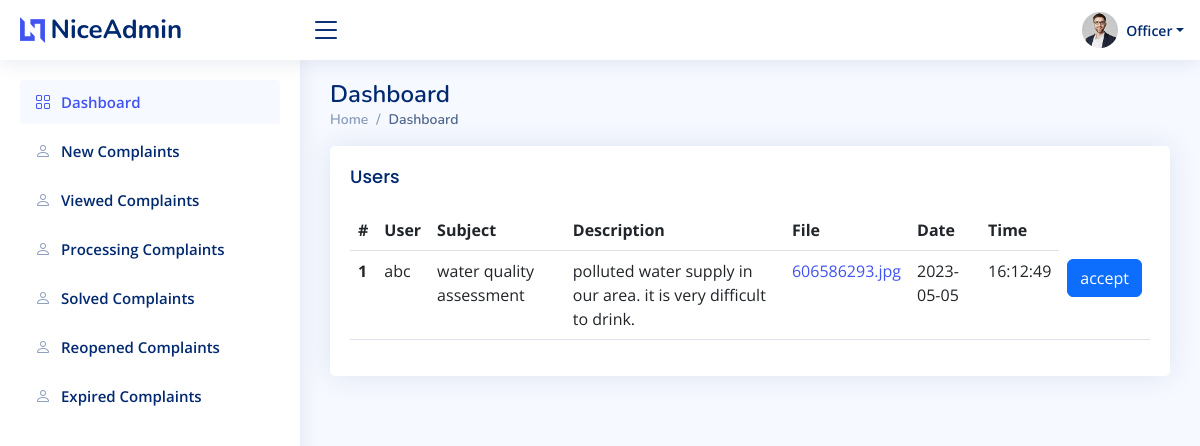
/new-complaints.php (signed in), run on the app's committed database.
### tables this page shows
CREATE TABLE `complaints` (
  `comp_id` int(11) NOT NULL,
  `login_id` int(11) NOT NULL,
  `department` varchar(100) NOT NULL,
  `subject` varchar(100) NOT NULL,
  `description` varchar(500) NOT NULL,
  `file` varchar(300) NOT NULL,
  `date` date NOT NULL DEFAULT current_timestamp(),
  `time` time NOT NULL DEFAULT current_timestamp(),
  `status` varchar(50) NOT NULL DEFAULT '0',
  `col_update` varchar(10) NOT NULL DEFAULT '0'
);

CREATE TABLE `users` (
  `user_id` int(11) NOT NULL,
  `login_id` int(11) NOT NULL,
  `name` varchar(30) NOT NULL,
  `address_user` varchar(100) NOT NULL,
  `mobile` varchar(15) NOT NULL,
  `district` varchar(26) NOT NULL,
  `taluk` varchar(20) NOT NULL,
  `village` varchar(20) NOT NULL,
  `email` varchar(50) NOT NULL
);

### new-complaints.php (the view, shortened to what this page needs)
<?php
include 'api/connection.php';
$log = $_SESSION['lid'];
$sql = mysqli_query($con,"select * from officers where login_id = '$log'");
$rw = mysqli_fetch_assoc($sql);
$dept = $rw['dept'];
$data = mysqli_query($con,"select * from complaints join users on users.login_id = complaints.login_id where status='0'and complaints.department='$dept'");
?>
<!DOCTYPE html>
<html lang="en">
<head>
  <link href="assets/vendor/bootstrap/css/bootstrap.min.css" rel="stylesheet">
  <link href="assets/vendor/bootstrap-icons/bootstrap-icons.css" rel="stylesheet">
  <link href="assets/vendor/boxicons/css/boxicons.min.css" rel="stylesheet">
  <link href="assets/vendor/quill/quill.snow.css" rel="stylesheet">
  <link href="assets/vendor/quill/quill.bubble.css" rel="stylesheet">
  <link href="assets/vendor/remixicon/remixicon.css" rel="stylesheet">
  <link href="assets/vendor/simple-datatables/style.css" rel="stylesheet">
  <link href="assets/css/style.css" rel="stylesheet">
</head>
<body>
 <?php include 'header1.php'; ?>
 <?php include 'sidebar1.php'; ?>
  <main id="main" class="main">
    <div class="pagetitle">
      <h1>Dashboard</h1>
      <nav>
        <ol class="breadcrumb">
          <li class="breadcrumb-item"><a href="index.html">Home</a></li>
          <li class="breadcrumb-item active">Dashboard</li>
        </ol>
      </nav>
    </div>
    <section class="section dashboard">
      <section class="section">
      <div class="row">
        <div class="col-lg-12">
          <div class="card">
            <div class="card-body">
              <h5 class="card-title">Users</h5>
              <table class="table datatable">
                <thead>
                  <tr>
                    <th scope="col">#</th>
                    <th scope="col">User</th>
                    <th scope="col">Subject</th>
                    <th scope="col">Description</th>
                    <th scope="col">File</th>
                    <th>Date</th>
                    <th>Time</th>
                  </tr>
                </thead>
                <tbody>
                  <?php
                  $count=0;
                  while($row = mysqli_fetch_assoc($data)){
                    $count++;
                  ?>
                  <tr>
                    <th scope="row"><?php echo $count; ?></th>
                    <td><?php echo $row['name'] ?></td>
                    <td><?php echo $row['subject'] ?></td>
                    <td><?php echo $row['description'] ?></td>
                    <td><a href="assets/img/<?php echo $row['file'] ?>" download alt=""><?php echo $row['file'] ?></a></td>
                    <td><?php echo $row['date'] ?></td>
                    <td><?php echo $row['time'] ?></td>
                    <td><a href="view.php?id=<?php echo $row['comp_id'] ?>" class="btn btn-primary" >accept</a></td>
                  </tr>
                  <?php
                  }
                  ?>
                </tbody>
              </table>
            </div>
          </div>
        </div>
    </section>
    </section>
  </main>
</body>
</html>

### assets/css/style.css (style rules this page uses)
:root { scroll-behavior: smooth; }
body { font-family: "Open Sans", sans-serif; background: #f6f9ff; color: #444444; }
a { color: #4154f1; text-decoration: none; }
h1, h2, h3, h4, h5, h6 { font-family: "Nunito", sans-serif; }
#main { margin-top: 60px; padding: 20px 30px; transition: all 0.3s; }
.pagetitle { margin-bottom: 10px; }
.pagetitle h1 { font-size: 24px; margin-bottom: 0; font-weight: 600; color: #012970; }
.card { margin-bottom: 30px; border: none; border-radius: 5px; box-shadow: 0px 0 30px rgba(1, 41, 112, 0.1); }
.card-title { padding: 20px 0 15px 0; font-size: 18px; font-weight: 500; color: #012970; font-family: "Poppins", sans-serif; }
.card-body { padding: 0 20px 20px 20px; }
.breadcrumb { font-size: 14px; font-family: "Nunito", sans-serif; color: #899bbd; font-weight: 600; }
.breadcrumb a { color: #899bbd; transition: 0.3s; }
.breadcrumb .breadcrumb-item::before { color: #899bbd; }
.breadcrumb .active { color: #51678f; font-weight: 600; }
@media (min-width: 1200px) { #main, #footer { margin-left: 300px; } }

### data on the page
complaints: users.name "abc", subject "water quality assessment", description "polluted water supply in our area. it is very difficult to drink.", file "606586293.jpg", date "2023-05-05", time "16:12:49"
